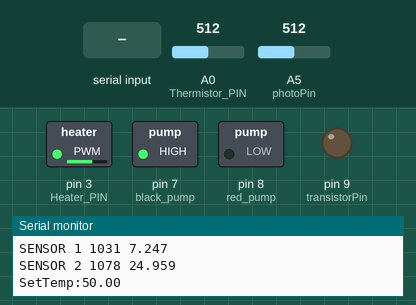
Recording of a sketch running on a simulated Arduino Uno, built with avr-gcc and run on an emulated ATmega328P. Parts: switched loads named in the sketch (green lamp = pin HIGH), output pins drawn as LEDs (lit = HIGH), the last lines printed to the serial monitor. The test bench sets the inputs (shaded band); at power-on: A0 (Thermistor_PIN) = 512, A5 (photoPin) = 512.

Above: at 1.2 s.
1.3 s: A0 (Thermistor_PIN) set to 274
4.3 s: A0 (Thermistor_PIN) set to 245
At 5.4 s:
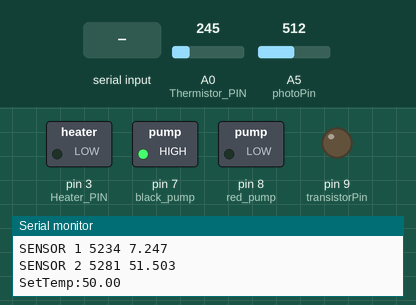
8.8 s: ".\n" received over Serial
11.8 s: A0 (Thermistor_PIN) set to 306
At 12.5 s:
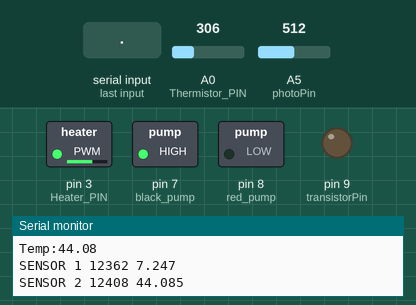
14.8 s: A5 (photoPin) set to 341
17.8 s: A5 (photoPin) set to 311
Timing chart, 0 to 20.3 s (numbered marks = the images above; inputs shaded):
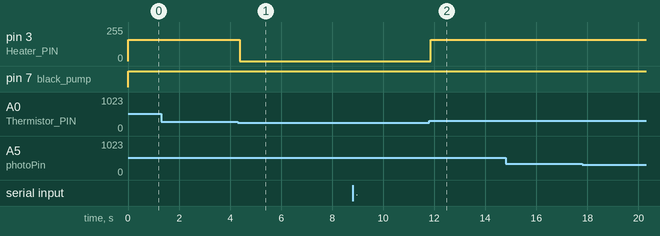

Measured:
- the behaviour switches between 260 and 259 on A0 (Thermistor_PIN) (found by bisection; images 0 and 1)
- after the input at 4.3 s, pin 3 (Heater_PIN): 160/255 → 0/255 after 0.09 s
- after the input at 11.8 s, pin 3 (Heater_PIN): 0/255 → 160/255 after 0.06 s

The sketch:

Bioreactor.ino
```cpp
char *incMsg = malloc(sizeof(char) * 256);

float targets[] = {600, 5, 50};
unsigned long lastUpdateTime[] = {0, 0, 0};

float values[] = {0, 0, 0};

long int sendInterval = 10;
long int lastSendTime = 0;

int decimalPlaces = 3;

void setup() {
  Serial.begin(9600);

  motor_setup();
  ph_setup();
  temp_setup();
  sendDebug("Started");
}

void loop() {
  //motor_loop();
  ph_loop();
  temp_loop();
  //sendReading(0, targets[0]);
  //sendReading(1, targets[1]);
  //sendReading(2, targets[2]);
  if (lastSendTime + sendInterval < millis()){
    receiveSerial();
    for (int i = 0; i < 3; i++){
      writeReading(i, values[i]);
    }
    lastSendTime = millis();
  }
}
float getReading(int sensor){
  if (sensor >= 0 && sensor <= 2){
    return values[sensor];
  }
  return 0;
}
float getTarget(int sensor){
  if (sensor >= 0 && sensor <= 2){
    return targets[sensor];
  }
  return 0;
}
void sendReading(int sensor, float value){
  if (sensor >= 0 && sensor <=2){
    lastUpdateTime[sensor] = millis();
    values[sensor] = value;
  }
}
void writeReading(int sensor, float value){
  if (lastUpdateTime[sensor] != -1){
    Serial.print("SENSOR ");
    Serial.print(sensor);
    Serial.print(" ");
    Serial.print(lastUpdateTime[sensor]);
    Serial.print(" ");
    Serial.print(value, decimalPlaces);
    Serial.print("\n");
    lastUpdateTime[sensor] = -1;
  }
}
void sendDebug(char *message){
  Serial.print("DEBUG ");
  Serial.print(message);
  Serial.print("\n");
}
void receiveSerial(){
  while (Serial.available() > 0){
    char c = Serial.read();
    if (c == '\n'){
      processMessage(incMsg);
      sendDebug(incMsg);
      *incMsg = 0;
    }else{
      appendString(incMsg, c);
    }
  }
}
void processMessage(char *msg){
  if (startswith(msg, "SET ")){
    char* constant = splitSpace(msg + 4);
    char* value = splitSpace(msg + len(constant) - 1);
    float val = strToFloat(value);
    sendDebug(msg);
    if (compareString(constant, "targetMotorSpeed")){
        targets[0] = val;
    }else if (compareString(constant, "targetPH")){
        targets[1] = val;
    }else if (compareString(constant, "targetTemperature")){
        targets[2] = val;
    }
    free(constant);
    free(value);
  }
}
void appendString(char *string, char a){
  int i = 0;
  while (*(string + i) != 0){
    i++;
  }
  if (i == 255){
    sendDebug("Message overflow");
  }
  *(string + i++) = a;
  *(string + i) = 0;
}
bool compareString(char *a, char *b){
  for (int i = 0; *(a + i) != 0 && *(b + i) != 0; i++){
    if (*(a + i) != *(b + i)){
      return false;
    }
  }
  return true;
}
float strToFloat(char *val){
  bool negative = false;
  float out = 0;
  bool decimalPoint = false;
  int j = 0;
  int i = 0;
  if (*val == '-'){
    negative = true;
    i = 1;
  }
  for (; *(val + i) != 0; i++){
    char c = *(val + i);
    if (!decimalPoint){
      if (c == '.'){
        decimalPoint = true;
        j = i;
        continue;
      }
      out *= 10;
      out += charToInt(c);
    }else{
      if (c == '.')
        return out;
      float a = pow(10, j - i);
      a *= charToInt(c);
      out += a;
    }
  }
  return out;
}
int charToInt(char c){
  if (48 <= c && c <= 58)
    return c - 48;
  return 0;
}
int len(char *string){
  int i = 0;
  for (i = 0; *(string + i) != 0; i++);
  return i;
}
char* splitSpace(char *string){
  int i = 0;
  while (*(string + i) != 0 || *(string + i) == ' '){
    i++;
  }
  return subString(string, i);
}
bool startswith(char *string, char *sub){
  int i = 0;
  while (*(string + i) != 0 && *(sub + i) != 0){
    if (*(sub + i) != *(string + i)){
      return false;
    }
    i++;
  }
  return true;
}
char* subString(char *string, int l){
  char *out = malloc(sizeof(char) * (l + 1));
  int i = 0;
  for (i = 0; i < l; i++){
    *(out + i) = *(string + i);
  }
  *(out + i) = 0;
  return out;
}
```

Motor.ino
```cpp
// Sensors ints:
// 0 = Motor
// 1 = PH
// 2 = Temperature

// Functions:
// float getReading(int sensor)
// float getTarget(int sensor)
// void sendReading(int sensor, float value)
// void sendDebug(char *message)

const int photoPin = A5;
const int transistorPin = 9;

int startValue = 32;

int photoInterruptCount = 0;
int photoSensorValue = 0;

double RPM = 0;
float requiredRPM = 0;

long beginTime = 0;
long endTime = 0;
long timePassed = 0;

void checkRequiredRPM() {
  requiredRPM = getTarget(0);
}

void getPhotoInterrupt() {
  beginTime = millis();
  while(timePassed < 2000) {
    endTime = millis();
    timePassed = endTime - beginTime;
    photoSensorValue = analogRead(photoPin);
    photoSensorValue = photoSensorValue * (5.0/1023);
    if (photoSensorValue < 2) {
      photoInterruptCount += 1;
      while(photoSensorValue < 2) {
        photoSensorValue = analogRead(photoPin);
        photoSensorValue = photoSensorValue * (5.0/1023);
      }
    }
  }
  timePassed = 0;
}

void calculateRPM() {
  photoInterruptCount = photoInterruptCount / 2;
  RPM = photoInterruptCount * 30;
  photoInterruptCount = 0;
}

void checkRPM() {
  if(RPM < 980) {
    startValue += 10;
    analogWrite(transistorPin, startValue);
  }
  else if(RPM > 1020) {
    startValue -= 10;
    analogWrite(transistorPin, startValue);
  }
}

void motor_setup(){
  pinMode(transistorPin, OUTPUT);
  Serial.println("Motor setup executed");
}
void motor_loop(){
  checkRequiredRPM();
  getPhotoInterrupt();
  calculateRPM();
  checkRPM();
  sendReading(0, RPM);

}
```

PH.ino
```cpp
// Sensors ints:
// 0 = Motor
// 1 = PH
// 2 = Temperature

// Functions:
// float getReading(int sensor)
// float getTarget(int sensor)
// void sendReading(int sensor, float value)
// void sendDebug(char *message)
int voltage = A5;
int red_pump = 8;
int black_pump = 7;
float desired_pH;
float current_pH;
float kelvin_T;
long last_verify = 0;

void ph_setup() {
  pinMode(voltage, INPUT);
  pinMode(red_pump, OUTPUT);
  pinMode(black_pump, OUTPUT);
}

void celsius_to_kelvin(float T)
{
  kelvin_T = T + 273.15;
}
void calculate_pH(float current_voltage, float kelvin)
{
  int pHs = 7;
  float R = 8.314510;
  float F = 96485.309;
  float offset = 0.458; //if we use the 6V power supply the offset would be 0.461
  float gain = 5.7;
  float ln10 = 2.30258509299;
  float v_probe = (current_voltage) / gain - offset;

  current_pH = pHs + (-v_probe * F) / (R * kelvin * ln10);
  sendReading(1, current_pH);
}
void verify_pH()
{
  if (last_verify + 2000 > millis()) {
    if (current_pH > desired_pH+0.25)
    {
      //open acid pump
      digitalWrite(black_pump, HIGH);
    }
    else
    {  if (current_pH < desired_pH-0.25)
      {
        //open basic pump
        digitalWrite(red_pump, HIGH);
      }
    }
    last_verify = millis();
  }
}
void set_pump_low_black(){
  if (last_verify + 1000 > millis()){
    digitalWrite(black_pump, LOW);
  }
}
void set_pump_low_red(){
  if (last_verify + 1000 > millis()){
    digitalWrite(red_pump, LOW);
  }
}
void ph_loop() {
  desired_pH = getTarget(1);
  float current_voltage = analogRead(voltage);
  current_voltage = 0.004936 * current_voltage;
  celsius_to_kelvin(25);
  calculate_pH(current_voltage, kelvin_T);
  verify_pH();
  set_pump_low_black();
  set_pump_low_red();
  digitalWrite(black_pump, HIGH);
}
```

Temperature.ino
```cpp
#include <math.h>
#include <string.h>

float Temperature=0.0;
int work=0;
int thermistor_v=0;
int Thermistor_PIN=A0;
int Heater_PIN=3;
char Val[4];
char fVal[2];
float Set_Temp=50.0;
int analoheat=0;
void temp_setup() {
  // put your setup code here, to run once:
  Serial.begin(9600);
  pinMode(Heater_PIN,OUTPUT);

}
float get_temperature(int data)
{
  float tran , temp;
  tran = (1023.0/(1023.0-data))-1.0;
  temp = 1.0/(1.0/298.15 + log(tran)/4220.0) - 273.15;
  return temp;
}
int if_work(float temperature,float SetTemp)
{
  if (temperature < SetTemp - 0.4 )
  {

    return 1;
  }
  else
  {
    return 0;
  }
}
void temp_loop() {
  /*
  if (Serial.available()>0)
  {
    char *x=Serial.read();
    strcpy(Val,x);
    strncpy(fVal,Val,1);
    if(strcmp(fVal,"T")==0){                            //get the setted temperature
      Set_Temp=(Val[1]-'0')*10+Val[2]-'0';
    }
  }
  */
  Set_Temp = getTarget(2);
  thermistor_v=analogRead(Thermistor_PIN);
  Temperature = get_temperature(thermistor_v);
  Serial.print("SetTemp:");
  Serial.println(Set_Temp);
  Serial.print("thermistor_v:");
  Serial.println(thermistor_v);
  Serial.print("Temp:");
  Serial.println(Temperature);

  sendReading(2, Temperature);
  work=if_work(Temperature,Set_Temp);
  if(work==1)
  {
    //Serial.println("work");
    analoheat=160;
  }else{
    //Serial.println("not work");
    analoheat=0;
  }
  analogWrite(Heater_PIN,analoheat);
  //delay(1000);

}
```
